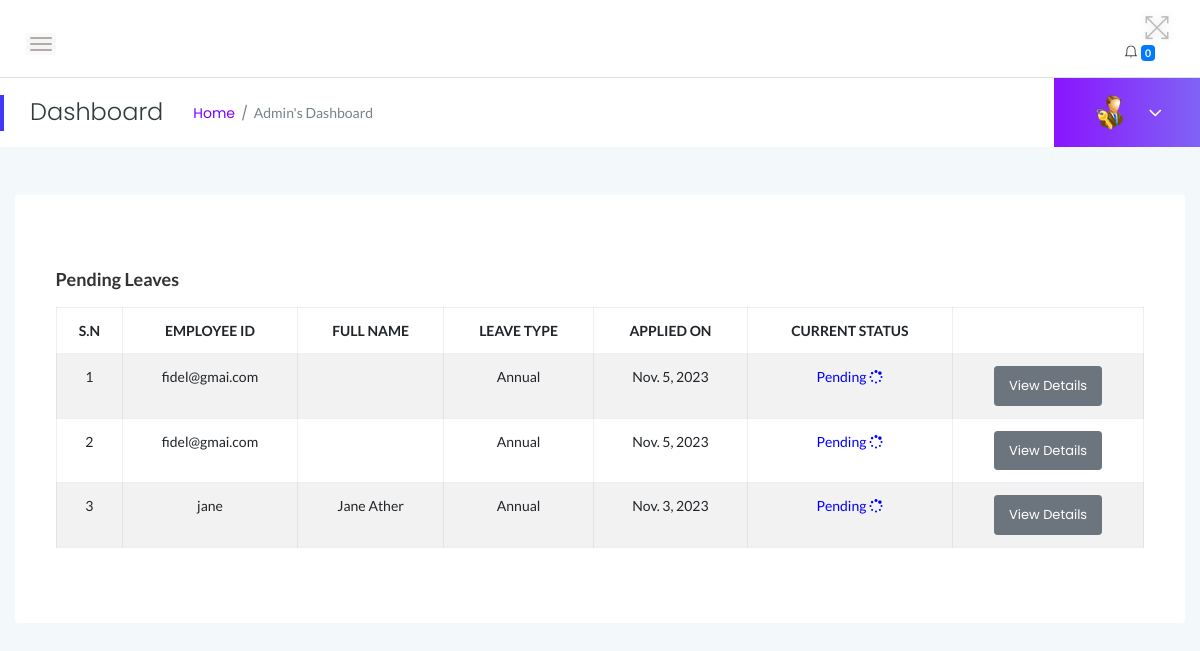
Page /myadmin/pending_leaves/ (signed in) on the earlier database version.
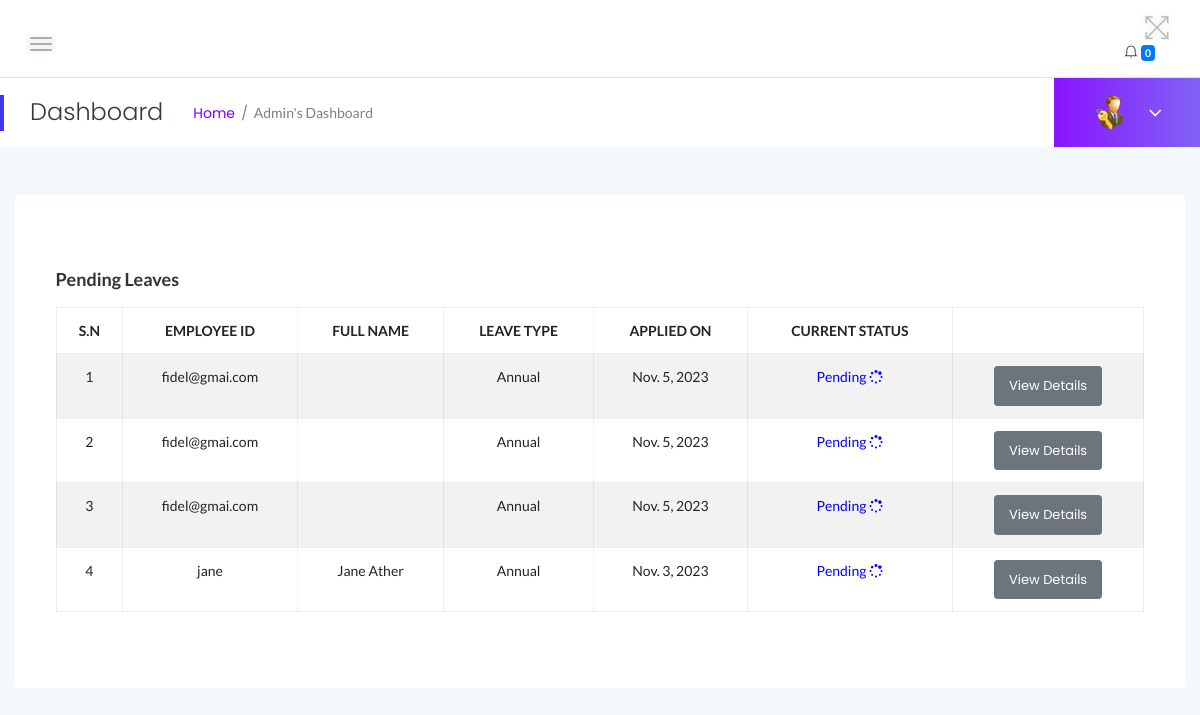
Same page on the later database version.
### myadmin/models.py (models this page shows)
class Leave(models.Model):
    employee = models.ForeignKey(User, on_delete=models.CASCADE)
    leave_type = models.CharField(max_length=100, default='Annual')
    posting_date = models.DateField(auto_now_add=True)
    status = models.CharField(
        max_length=10,
        choices=STATUS_CHOICES,
        default='Pending'
    )
    leavetype = models.CharField(max_length=255, default=None)
    description = models.TextField(default=None)
    fromdate = models.DateField( default=None)
    todate = models.DateField( default=None)
    isread = models.IntegerField(default=0)

### myadmin/views.py (the view)
# urls.py: path('pending_leaves/', views.pending_leaves, name='pending_leaves'),
@login_required
def pending_leaves(request):
    leaves = Leave.objects.filter(status=0).order_by('-id')
    context = {
        'leaves': leaves
    }
    return render(request, 'admin/pending_history.html', context)

### myadmin/templates/admin/pending_history.html (shortened to what this page needs)
{% load static %}
<!DOCTYPE html>
<html class="no-js" lang="en">
<head>
{% include 'admin/top.html' %}
</head>
<body>
{% include 'admin/sidebars.html' %}
    <div class="main-content-inner">
        <div class="row">
            <div class="col-12 mt-5">
                <div class="card">
                    <div class="card-body">
                        <h4 class="header-title">Pending Leaves</h4>
                        <div class="single-table">
                            <div class="table-responsive">
                                <table class="table table-hover table-striped table-bordered progress-table text-center">
                                    <thead class="text-uppercase">
                                        <tr>
                                            <th>S.N</th>
                                            <th>Employee ID</th>
                                            <th>Full Name</th>
                                            <th>Leave Type</th>
                                            <th>Applied On</th>
                                            <th>Current Status</th>
                                            <th></th>
                                        </tr>
                                    </thead>
                                    <tbody>
                                        {% for leave in leaves %}
                                        <tr>
                                          <td>{{ forloop.counter }}</td>
                                                <td>{{ leave.employee }}</td>
                                                <td>{{ leave.employee.first_name }} {{ leave.employee.last_name }}</td>
                                                <td>{{ leave.leave_type }}</td>
                                                <td>{{ leave.posting_date }}</td>
                                            <td>
                                                {% if leave.status == 1 %}
                                                <span style="color: #04fd04">Approved <i class="fa fa-check-square-o"></i></span>
                                                {% elif leave.Status == 2 %}
                                                <span style="color: red">Declined <i class="fa fa-cross"></i></span>
                                                {% else %}
                                                <span style="color: blue">Pending <i class="fa fa-spinner"></i></span>
                                                {% endif %}
                                               <td><a href="{% url 'myadmin:employee_leave_details' leave.id %}" class="btn btn-secondary btn-sm">View Details</a></td>
                                        {% endfor %}
                                    </tbody>
                                </table>
                            </div>
                        </div>
                    </div>
                </div>
            </div>
        </div>
    </div>
        </div>
    </div>
</body>
</html>

Differences in the rows shown:
added Leave: employee "fidel@gmai.com", leave_type "Annual", posting_date "Nov. 5, 2023", status "Pending"
